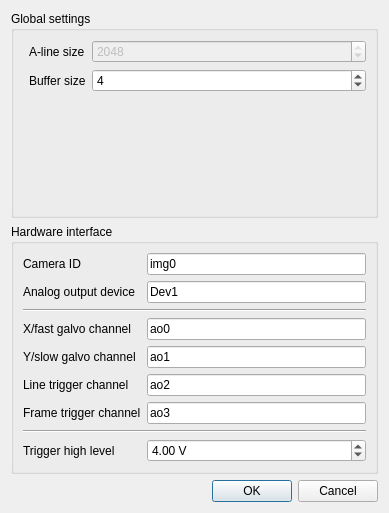
<?xml version="1.0" encoding="UTF-8"?>
<ui version="4.0">
 <class>Dialog</class>
 <widget class="QDialog" name="Dialog">
  <property name="geometry">
   <rect>
    <x>0</x>
    <y>0</y>
    <width>389</width>
    <height>513</height>
   </rect>
  </property>
  <property name="windowTitle">
   <string>Raster Scan Settings</string>
  </property>
  <layout class="QVBoxLayout" name="verticalLayout">
   <item>
    <widget class="QGroupBox" name="groupBox_2">
     <property name="title">
      <string>Global settings</string>
     </property>
     <layout class="QFormLayout" name="formLayout_2">
      <item row="0" column="1">
       <layout class="QFormLayout" name="formLayout_3">
        <item row="1" column="1">
         <widget class="QSpinBox" name="spinBox">
          <property name="toolTip">
           <string>The number of buffers allocated per the size of the total acquisition</string>
          </property>
          <property name="minimum">
           <number>1</number>
          </property>
          <property name="maximum">
           <number>256</number>
          </property>
          <property name="value">
           <number>4</number>
          </property>
         </widget>
        </item>
        <item row="1" column="0">
         <widget class="QLabel" name="label_8">
          <property name="toolTip">
           <string>The number of buffers allocated per the size of the total acquisition</string>
          </property>
          <property name="text">
           <string>Buffer size</string>
          </property>
         </widget>
        </item>
        <item row="0" column="0">
         <widget class="QLabel" name="label_9">
          <property name="toolTip">
           <string>The size of a single A-line</string>
          </property>
          <property name="text">
           <string>A-line size</string>
          </property>
         </widget>
        </item>
        <item row="0" column="1">
         <widget class="QSpinBox" name="spinBox_2">
          <property name="enabled">
           <bool>false</bool>
          </property>
          <property name="toolTip">
           <string>The size of a single A-line</string>
          </property>
          <property name="maximum">
           <number>2048</number>
          </property>
          <property name="value">
           <number>2048</number>
          </property>
         </widget>
        </item>
       </layout>
      </item>
     </layout>
    </widget>
   </item>
   <item>
    <widget class="QGroupBox" name="groupBox">
     <property name="title">
      <string>Hardware interface</string>
     </property>
     <layout class="QGridLayout" name="gridLayout">
      <item row="0" column="0">
       <layout class="QFormLayout" name="formLayout">
        <item row="0" column="0">
         <widget class="QLabel" name="label">
          <property name="toolTip">
           <string>The ID of the cam file associated with the line camera</string>
          </property>
          <property name="text">
           <string>Camera ID</string>
          </property>
         </widget>
        </item>
        <item row="3" column="0">
         <widget class="QLabel" name="label_2">
          <property name="toolTip">
           <string>The name of the ao channel used for the x galvo</string>
          </property>
          <property name="text">
           <string>X/fast galvo channel</string>
          </property>
         </widget>
        </item>
        <item row="4" column="0">
         <widget class="QLabel" name="label_3">
          <property name="toolTip">
           <string>The name of the ao channel used for the y galvo</string>
          </property>
          <property name="text">
           <string>Y/slow galvo channel</string>
          </property>
         </widget>
        </item>
        <item row="1" column="1">
         <widget class="QLineEdit" name="lineAODev">
          <property name="toolTip">
           <string>The ID of the analog output device used to drive scanner</string>
          </property>
          <property name="text">
           <string>Dev1</string>
          </property>
         </widget>
        </item>
        <item row="1" column="0">
         <widget class="QLabel" name="label_4">
          <property name="toolTip">
           <string>The ID of the analog output device used to drive scanner</string>
          </property>
          <property name="text">
           <string>Analog output device</string>
          </property>
         </widget>
        </item>
        <item row="0" column="1">
         <widget class="QLineEdit" name="lineCamID">
          <property name="toolTip">
           <string>The ID of the cam file associated with the line camera</string>
          </property>
          <property name="text">
           <string>img0</string>
          </property>
         </widget>
        </item>
        <item row="3" column="1">
         <widget class="QLineEdit" name="lineXCh">
          <property name="toolTip">
           <string>The name of the ao channel used for the x galvo</string>
          </property>
          <property name="text">
           <string>ao0</string>
          </property>
         </widget>
        </item>
        <item row="4" column="1">
         <widget class="QLineEdit" name="lineYCh">
          <property name="toolTip">
           <string>The name of the ao channel used for the y galvo</string>
          </property>
          <property name="text">
           <string>ao1</string>
          </property>
         </widget>
        </item>
        <item row="5" column="1">
         <widget class="QLineEdit" name="lineLineTrigCh">
          <property name="toolTip">
           <string>The name of the ao channel used to trigger each A-line</string>
          </property>
          <property name="text">
           <string>ao2</string>
          </property>
         </widget>
        </item>
        <item row="5" column="0">
         <widget class="QLabel" name="label_5">
          <property name="toolTip">
           <string>The name of the ao channel used to trigger each A-line</string>
          </property>
          <property name="text">
           <string>Line trigger channel</string>
          </property>
         </widget>
        </item>
        <item row="2" column="0" colspan="2">
         <widget class="Line" name="line">
          <property name="orientation">
           <enum>Qt::Horizontal</enum>
          </property>
         </widget>
        </item>
        <item row="6" column="1">
         <widget class="QLineEdit" name="lineFrameTrigCh">
          <property name="toolTip">
           <string>The name of the ao channel used to trigger each IMAQ buffer</string>
          </property>
          <property name="text">
           <string>ao3</string>
          </property>
         </widget>
        </item>
        <item row="6" column="0">
         <widget class="QLabel" name="label_6">
          <property name="toolTip">
           <string>The name of the ao channel used to trigger each IMAQ buffer</string>
          </property>
          <property name="text">
           <string>Frame trigger channel</string>
          </property>
         </widget>
        </item>
        <item row="8" column="1">
         <widget class="QDoubleSpinBox" name="spinTrigLevel">
          <property name="toolTip">
           <string>The amplitude of the pulse used for triggering</string>
          </property>
          <property name="suffix">
           <string> V</string>
          </property>
          <property name="minimum">
           <double>-10.000000000000000</double>
          </property>
          <property name="maximum">
           <double>10.000000000000000</double>
          </property>
          <property name="value">
           <double>4.000000000000000</double>
          </property>
         </widget>
        </item>
        <item row="8" column="0">
         <widget class="QLabel" name="label_1">
          <property name="toolTip">
           <string>The amplitude of the pulse used for triggering</string>
          </property>
          <property name="text">
           <string>Trigger high level</string>
          </property>
         </widget>
        </item>
        <item row="7" column="0" colspan="2">
         <widget class="Line" name="line_2">
          <property name="orientation">
           <enum>Qt::Horizontal</enum>
          </property>
         </widget>
        </item>
       </layout>
      </item>
     </layout>
    </widget>
   </item>
   <item>
    <widget class="QDialogButtonBox" name="buttonBox">
     <property name="orientation">
      <enum>Qt::Horizontal</enum>
     </property>
     <property name="standardButtons">
      <set>QDialogButtonBox::Cancel|QDialogButtonBox::Ok</set>
     </property>
    </widget>
   </item>
  </layout>
 </widget>
 <resources/>
 <connections>
  <connection>
   <sender>buttonBox</sender>
   <signal>accepted()</signal>
   <receiver>Dialog</receiver>
   <slot>accept()</slot>
   <hints>
    <hint type="sourcelabel">
     <x>248</x>
     <y>254</y>
    </hint>
    <hint type="destinationlabel">
     <x>157</x>
     <y>274</y>
    </hint>
   </hints>
  </connection>
  <connection>
   <sender>buttonBox</sender>
   <signal>rejected()</signal>
   <receiver>Dialog</receiver>
   <slot>reject()</slot>
   <hints>
    <hint type="sourcelabel">
     <x>316</x>
     <y>260</y>
    </hint>
    <hint type="destinationlabel">
     <x>286</x>
     <y>274</y>
    </hint>
   </hints>
  </connection>
 </connections>
</ui>
